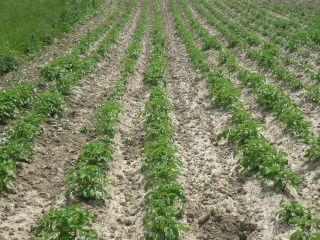
#> input picture CropRowDetection/Images/crop_row_008.JPG, 320 x 240 px, found by its file name
$ jupyter execute ForPres.ipynb
#> lines starting #> are read from the running program, lines starting #| are printed output that depends on the picture; after the words box and inside, x2 and y2 are one past the last pixel; in counts of white or black regions, pixels touching at a corner belong together
[cell 1]
#Imports
import numpy as np
import matplotlib.pyplot as plt
import cv2
import extcolors
import skimage
import scipy
from PIL import Image
import math
import skimage
from sklearn.linear_model import LinearRegression
import pandas as pd
from colormap import rgb2hex
import numpy as np
import cv2
import os

VID = 0
SING_IMG = 1
mode = SING_IMG
crop_tbd = 4

[cell 2]
image_folder = '/home/roxane/Desktop/M3_2022/Caterra/dataset_straigt_lines'
name_images = 'crop_row_008.JPG'
#image_folder = '/home/roxane/Desktop/M3_2022/USB/Realsense_18-08-2022_10-46-58/' # '/home/roxane/Desktop/M3_2022/Caterra/dataset_straigt_lines'
#name_images = 'rgb000.jpg'

img = cv2.imread(os.path.join(image_folder, name_images))
#> img is the input picture: shape (240, 320, 3); mean B, G, R 95.8, 133.4, 123.6

img = cv2.cvtColor(img, cv2.COLOR_BGR2RGB)

plt.imshow(img)

[cell 3]
img_green = (2*img[:,:,1]-img[:,:,0]-img[:,:,2])
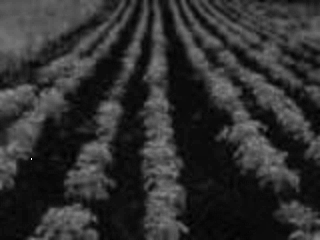
#> img_green: shape (240, 320); min 0, max 255, mean 47.3
plt.imshow(img_green)

[cell 4]
# Apply Otsu's thresholding
ret, thresh = cv2.threshold(img_green, 0, 255, cv2.THRESH_BINARY+cv2.THRESH_OTSU)
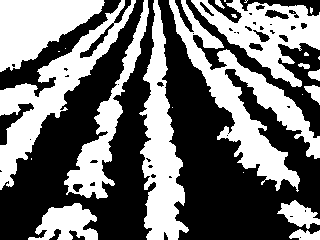
#> thresh: shape (240, 320); 44.4% white; 26 white regions (13 under 20 px), largest, box (x1, y1, x2, y2) and area: (169, 0, 320, 192) 7352, (0, 0, 136, 190) 5827, (139, 0, 189, 240) 5589
#> ret = 50
plt.imshow(thresh)

[cell 5]
img_green_edge = cv2.Canny(thresh,100,200)
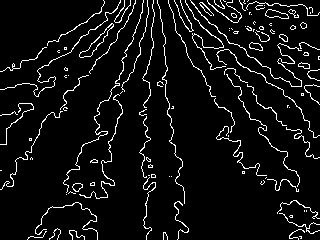
#> img_green_edge: shape (240, 320); 6.6% white in thin lines or dots
plt.imshow(img_green_edge)

[cell 6]
# Run Hough transform on the edge-detected image
lines = cv2.HoughLines(img_green_edge, 1, np.pi/180, 60)
#> lines = [[95, 0.785], [-115, 2.36], [-159, 3.05], [106, 0.593], [-158, 3.04], [10, 1.55], [147, 0.297]]
print(lines.shape)
#| (7, 1, 2)

[cell 7]
# Run Hough transform on the edge-detected image
lines = cv2.HoughLines(img_green_edge, 1, np.pi/180, 70)
#> lines = [[95, 0.785]]

# Iterate over the output "lines" and draw them
for line in lines:
    rho, theta = line[0]
    a = np.cos(theta)
    b = np.sin(theta)
    x0 = a*rho
    y0 = b*rho
    x1 = int(x0 + 1000*(-b))
    y1 = int(y0 + 1000*(a))
    x2 = int(x0 - 1000*(-b))
    y2 = int(y0 - 1000*(a))
    cv2.line(img, (x1,y1), (x2,y2), (0,0,255), 2)
#> this loop made 1 pass
#> (rho, theta, a, b, x0, y0, x1, y1) on pass 1: (95, 0.785, 0.707, 0.707, 67.18, 67.18, -639, 774)
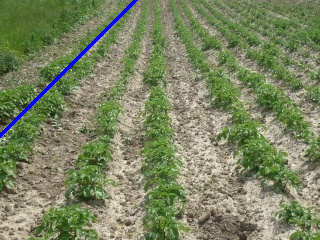
#> img: shape (240, 320, 3); mean R, G, B 122.7, 132.3, 97.3

plt.imshow(img)

$ run again, with CropRowDetection/Images/crop_row_001.JPG copied over CropRowDetection/Images/crop_row_008.JPG
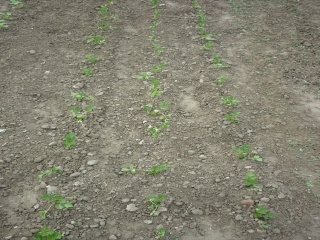
#> input picture CropRowDetection/Images/crop_row_001.JPG, 320 x 240 px, found by its file name
#> img is the input picture: shape (240, 320, 3); mean B, G, R 113.1, 129.9, 131.3
#> `ret, thresh = cv2.threshold(img_green, 0, 255, cv2.THRESH_BINARY+cv2.T..`:
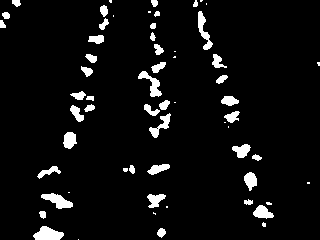
#> thresh: shape (240, 320); 5.7% white; 61 white regions (19 under 20 px), largest, box (x1, y1, x2, y2) and area: (33, 226, 64, 240) 296, (41, 193, 73, 209) 265, (138, 71, 162, 97) 234
#> ret = 40
#> `img_green_edge = cv2.Canny(thresh,100,200)`:
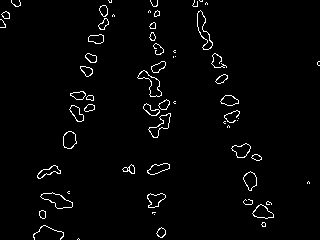
#> img_green_edge: shape (240, 320); 2.4% white in thin lines or dots
#> lines = None

$ run again, with CropRowDetection/Images/crop_row_002.JPG copied over CropRowDetection/Images/crop_row_008.JPG
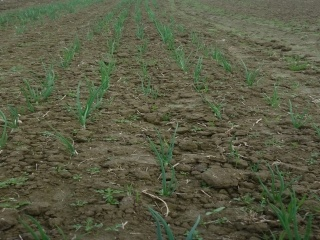
#> input picture CropRowDetection/Images/crop_row_002.JPG, 320 x 240 px, found by its file name
#> img is the input picture: shape (240, 320, 3); mean B, G, R 68.5, 91.7, 89.3
#> `ret, thresh = cv2.threshold(img_green, 0, 255, cv2.THRESH_BINARY+cv2.T..`:
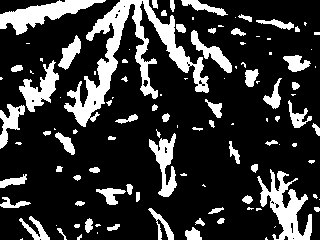
#> thresh: shape (240, 320); 20.5% white; 111 white regions (49 under 20 px), largest, box (x1, y1, x2, y2) and area: (64, 0, 209, 127) 4514, (257, 169, 312, 240) 1621, (0, 0, 106, 35) 1459
#> ret = 34
#> img_green_edge: shape (240, 320); 6.8% white in thin lines or dots
#> `lines = cv2.HoughLines(img_green_edge, 1, np.pi/180, 60)`: lines = [[-138, 3.02], [-125, 2.6]]
#| (2, 1, 2)
#> `lines = cv2.HoughLines(img_green_edge, 1, np.pi/180, 70)`: lines = [[-138, 3.02]]
#> the loop `for line in lines:` made 1 pass
#> (rho, theta, a, b, x0, y0, x1, y1) on pass 1: (-138, 3.02, -0.993, 0.122, 137, -16.82, 15, -1009)
#> after the loop `for line in lines:`:
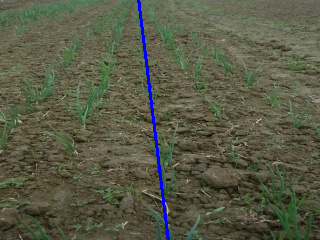
#> img: shape (240, 320, 3); mean R, G, B 88.5, 90.8, 70.3
